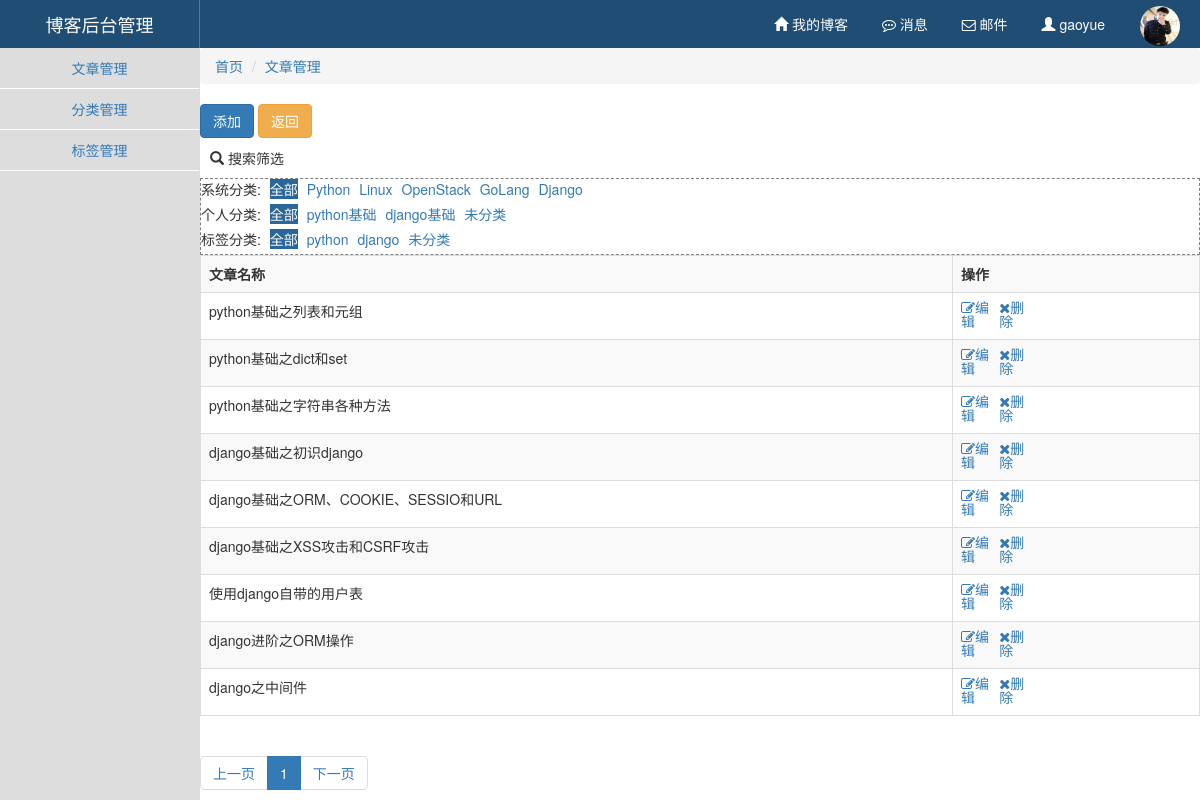
The app's page /manage/article/0-0-0.html/ (signed in) with its own data.
### app01/models.py (models this page shows)
class Blog(models.Model):
    nid = models.BigAutoField(primary_key=True)
    title = models.CharField(verbose_name='个人博客标题', max_length=64)
    site = models.CharField(verbose_name='个人博客前缀', max_length=32, unique=True)
    theme = models.CharField(verbose_name='博客主题', max_length=32,default="blog")
    user = models.OneToOneField(to='UserInfo', to_field='nid')

class UserInfo(models.Model):
    nid = models.BigAutoField(primary_key=True)
    username = models.CharField(verbose_name='用户名', max_length=32, unique=True)
    password = models.CharField(verbose_name='密码', max_length=64)
    nickname = models.CharField(verbose_name='昵称', max_length=32)
    email = models.EmailField(verbose_name='邮箱', unique=True)
    avatar = models.ImageField(verbose_name='头像',upload_to="static/image/")
    create_time = models.DateTimeField(verbose_name='创建时间', auto_now_add=True)
    fans = models.ManyToManyField(verbose_name='粉丝们',
                                  to='UserInfo',
                                  through='UserFans',
                                  related_name='f',
                                  through_fields=('user', 'follower'))

class Category(models.Model):
    nid = models.AutoField(primary_key=True)
    title = models.CharField(verbose_name='分类标题', max_length=32)
    blog = models.ForeignKey(verbose_name='所属博客', to='Blog', to_field='nid')

class Tag(models.Model):
    nid = models.AutoField(primary_key=True)
    title = models.CharField(verbose_name='标签名称', max_length=32)
    blog = models.ForeignKey(verbose_name='所属博客', to='Blog', to_field='nid')

class Article(models.Model):
    nid = models.BigAutoField(primary_key=True)
    title = models.CharField(verbose_name='文章标题', max_length=128)
    summary = models.CharField(verbose_name='文章简介', max_length=255)
    read_count = models.IntegerField(default=0)
    comment_count = models.IntegerField(default=0)
    up_count = models.IntegerField(default=0)
    down_count = models.IntegerField(default=0)
    create_time = models.DateTimeField(verbose_name='创建时间', auto_now_add=True)
    blog = models.ForeignKey(verbose_name='所属博客', to='Blog', to_field='nid')
    category = models.ForeignKey(verbose_name='文章个人类型', to='Category', to_field='nid', null=True)
    type_choices = [
        (1, "Python"),
        (2, "Linux"),
        (3, "OpenStack"),
        (4, "GoLang"),
        (5, "Django"),
    ]
    article_type_id = models.IntegerField(verbose_name='文章类型',choices=type_choices, default=None)
    tags = models.ManyToManyField(
        to="Tag",
        through='Article2Tag',
        through_fields=('article', 'tag'),
    )

### background/views.py (the view)
# urls.py: url(r'^(?P<type>\w+)/$', views.classify),
def classify(request,type,*args,**kwargs):
    id = request.session.get("id")
    dic=views.manage_base(request,*args,**kwargs)
    if not dic:
        return redirect("/")
    if type=="category":
        obj=models.Category.objects.filter(blog__user__nid=id).all()
    elif type=="tag":
        obj=models.Tag.objects.filter(blog__user__nid=id).all()
    elif type=="article":
        condition = {}
        for k, v in kwargs.items():
            if v=='00':
                condition[k] = None
                continue
            kwargs[k] = int(v)
            if v != '0':
                condition[k] = v
        type_list = models.Article.type_choices
        category_list = models.Category.objects.filter(blog__user__nid=id)
        tag_list = models.Tag.objects.filter(blog__user__nid=id)
        condition['blog__user__nid'] = id
        obj = models.Article.objects.filter(**condition)
        dic["type_list"] = type_list
        dic["category_list"]=category_list
        dic["tag_list"]=tag_list
        dic["kwargs"]=kwargs
    else:
        return redirect("/")
    url = "background/"+type + ".html"
    page = request.GET.get("page")
    if page == None:
        page = 1
    count = obj.count()
    p = Pageinfo(page, count, 10, request.path_info)
    finall_obj = obj[p.start():p.stop()]
    pager = p.pager()
    dic["obj"]=finall_obj
    dic["pager"]=pager
    return render(request, url, dic)

### background/view/views.py (called while the page is built)
def manage_base(request,*args,**kwargs):
    id = request.session.get("id")
    username = request.session.get("name")
    user = models.Blog.objects.filter(user__nid=id).first()
    if not id or not username or not user:
        return None
    base_dict = {"user": user}
    return base_dict

### utils/paging.py (called while the page is built)
    def start(self):
        return (self.current_page - 1) * self.per_page

    def stop(self):
        return self.current_page * self.per_page

### templates/background/article.html
{% extends "background/manage.html" %}
{% block dmenus %}
    <li><a href="/manage/article/0-0-0.html">文章管理</a></li>
{% endblock %}
{% block count %}
    <div>
        <a href="/manage/article/add.html" class="btn btn-primary">添加</a>
        <a href="/manage/index,html/" class="btn btn-warning">返回</a>
    </div>
    <div style="margin: 10px">
        <li class="glyphicon glyphicon-search"></li>
        <spqn>搜索筛选</spqn>
    </div>
    <div class="ifys">
        <div class="ify">
            <span>系统分类:</span>
            {% if kwargs.article_type_id == 0 %}
                <a class="active" href="/manage/article/0-{{ kwargs.category_id }}-{{ kwargs.tags__nid }}.html">全部</a>
            {% else %}
                <a href="/manage/article/0-{{ kwargs.category_id }}-{{ kwargs.tags__nid }}.html">全部</a>
            {% endif %}
            {% for i in type_list %}
                {% if kwargs.article_type_id == i.0 %}
                    <a class="active"
                       href="/manage/article/{{ i.0 }}-{{ kwargs.category_id }}-{{ kwargs.tags__nid }}.html">{{ i.1 }}</a>
                {% else %}
                    <a href="/manage/article/{{ i.0 }}-{{ kwargs.category_id }}-{{ kwargs.tags__nid }}.html">{{ i.1 }}</a>
                {% endif %}
            {% endfor %}
        </div>
        <div class="ify">
            <span>个人分类:</span>
            {% if kwargs.category_id == 0 %}
                <a class="active"
                   href="/manage/article/{{ kwargs.article_type_id }}-0-{{ kwargs.tags__nid }}.html">全部</a>
            {% else %}
                <a href="/manage/article/{{ kwargs.article_type_id }}-0-{{ kwargs.tags__nid }}.html">全部</a>
            {% endif %}
            {% for i in category_list %}
                {% if kwargs.category_id == i.nid %}
                    <a class="active"
                       href="/manage/article/{{ kwargs.article_type_id }}-{{ i.nid }}-{{ kwargs.tags__nid }}.html">{{ i.title }}</a>
                {% else %}
                    <a href="/manage/article/{{ kwargs.article_type_id }}-{{ i.nid }}-{{ kwargs.tags__nid }}.html">{{ i.title }}</a>
                {% endif %}
            {% endfor %}
            {% if kwargs.category_id == '00' %}
                <a class="active"
                   href="/manage/article/{{ kwargs.article_type_id }}-00-{{ kwargs.tags__nid }}.html">未分类</a>
            {% else %}
                <a href="/manage/article/{{ kwargs.article_type_id }}-00-{{ kwargs.tags__nid }}.html">未分类</a>
            {% endif %}
        </div>
        <div class="ify">
            <span>标签分类:</span>
            {% if kwargs.tags__nid == 0 %}
                <a class="active"
                   href="/manage/article/{{ kwargs.article_type_id }}-{{ kwargs.category_id }}-0.html">全部</a>
            {% else %}
                <a href="/manage/article/{{ kwargs.article_type_id }}-{{ kwargs.category_id }}-0.html">全部</a>
            {% endif %}
            {% for i in tag_list %}
                {% if kwargs.tags__nid == i.nid %}
                    <a class="active"
                       href="/manage/article/{{ kwargs.article_type_id }}-{{ kwargs.category_id }}-{{ i.nid }}.html">{{ i.title }}</a>
                {% else %}
                    <a href="/manage/article/{{ kwargs.article_type_id }}-{{ kwargs.category_id }}-{{ i.nid }}.html">{{ i.title }}</a>
                {% endif %}
            {% endfor %}
            {% if kwargs.tags__nid == '00' %}
                <a class="active" href="/manage/article/{{ kwargs.article_type_id }}-{{ kwargs.category_id }}-00.html">未分类</a>
            {% else %}
                <a href="/manage/article/{{ kwargs.article_type_id }}-{{ kwargs.category_id }}-00.html">未分类</a>
            {% endif %}
        </div>
    </div>
    <table class="table table-striped table-bordered table-hover">
        <tr>
            <th>文章名称</th>
            <th>操作</th>
        </tr>
        {% for i in obj %}
            <tr>
                <td>{{ i.title }}</td>
                <td>
                    <div class="oper">
                        <a href="/manage/article/edit.html?nid={{ i.nid }}" class="fa fa-pencil-square-o">编辑</a>
                    </div>
                    <div class="oper">
                        <a href="" onclick="del({{ i.nid }},'article')" val="{{ i.nid }}" class="fa fa-times del">删除</a>
                    </div>
                </td>
            </tr>
        {% endfor %}
    </table>
{% endblock %}

### templates/background/layout.html (shortened to what this page needs)
<!DOCTYPE html>
<html lang="en">
<head>
    <link rel="stylesheet" href="/static/bootstrap-3.3.7-dist/css/bootstrap.css"/>
    <link rel="stylesheet" href="/static/font-awesome-4.7.0/css/font-awesome.css"/>
    <link rel="stylesheet" href="/static/css/manage.css"/>
</head>
<body>
<div class="pg-header">
    <div class="logo left">博客后台管理</div>
    <div class="avatar right" style="position: relative">
        {% block portrait %}
            <img style="width: 40px;height: 40px;" src="/{% block head %}static/image/default.jpg{% endblock %}">
        {% endblock %}
    </div>
    <div class="rmenus right">
        <a href="/{{ user.site }}"><i class="glyphicon glyphicon-home" aria-hidden="true"></i> 我的博客</a>
        <a><i class="fa fa-commenting-o" aria-hidden="true"></i> 消息</a>
        <a><i class="fa fa-envelope-o" aria-hidden="true"></i> 邮件</a>
        <a><i class="glyphicon glyphicon-user" aria-hidden="true"></i> {{ request.session.name }}</a>
    </div>
</div>
<div class="pg-body">
    <div class="menus">
        <a href="/manage/article/0-0-0.html/">文章管理</a>
        <a href="/manage/category/">分类管理</a>
        <a href="/manage/tag/">标签管理</a>
    </div>
    <div class="content">
        <ol class="breadcrumb">
            <li><a href="/manage/index.html/">首页</a></li>
            {% block dmenus %}  {% endblock %}
        </ol>
        {% block count %}{% endblock %}
        <nav aria-label="Page navigation">
            <ul class="pagination">
                {{ pager|safe }}
            </ul>
        </nav>
    </div>
</div>
</body>
</html>

### static/css/manage.css (style rules this page uses)
body { margin: 0; }
.left { float: left; }
.right { float: right; }
.pg-header { height: 48px; min-width: 1190px; background-color: #204d74; line-height: 48px; }
.pg-header .logo { color: white; font-size: 18px; width: 200px; text-align: center; border-right: 1px solid #8a6d3b; }
.pg-header .rmenus a { display: inline-block; padding: 0 15px; color: white; }
.pg-header .avatar { padding: 0 20px; }
.pg-header .avatar img { border-radius: 50%; }
.menus { width: 200px; position: absolute; left: 0; bottom: 0; top: 48px; border-right: 1px solid #dddddd; background-color: #dddddd; text-align: center; }
.content { position: absolute; left: 200px; right: 0; top: 48px; bottom: 0; min-width: 990px; overflow: scroll; z-index: 99; }
.pg-body .menus a { display: block; padding: 10px 5px; border-bottom: 1px solid #ffffff; }
.active { background-color: #2b669a; color: white; }
.ifys { border: 1px dashed gray; }
.ify { margin-bottom: 5px; }
.ify a { margin-left: 5px; }
.oper { display: inline-block; width: 15%; }

### records on screen
Blog: user.avatar (picture)
Category: title "python基础"
Category: title "django基础"
Tag: title "python"
Tag: title "django"
Article: title "python基础之列表和元组"
Article: title "python基础之dict和set"
Article: title "python基础之字符串各种方法"
Article: title "django基础之初识django"
Article: title "django基础之ORM、COOKIE、SESSIO和URL"
Article: title "django基础之XSS攻击和CSRF攻击"
Article: title "使用django自带的用户表"
Article: title "django进阶之ORM操作"
Article: title "django之中间件"

### other values on screen
{{ request.session.name }} "gaoyue"
{{ i.1 }} "Python" "Linux" "OpenStack" "GoLang" "Django"
{{ pager|safe }} "上一页 1 下一页"
